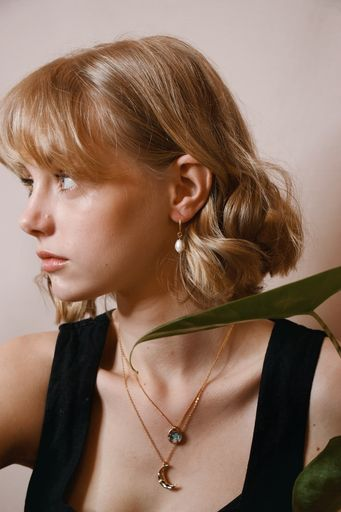
#> input picture input/55.jpeg, 341 x 512 px
$ python -i AnomalyDetection.py   (imports and definitions only)   (older library calls are emulated)
#> lines starting #> are read from the running program, lines starting #| are printed output that depends on the picture; long printed decimals are rounded
#Necessary imports
from imutils import paths
import cv2
import colour
import numpy as np
from scipy.signal import convolve2d
import math
from PIL import Image,ImageStat

class AnomalyDetection:
    def __init__(self):
        pass
    def variance_of_laplacian(self,image):
        blur_map = cv2.Laplacian(image,cv2.CV_64F)
        variance = blur_map.var()
        return blur_map, variance

    def isBlurred(self, image_path, threshold=100):
#> called with image_path = 'input/55.jpeg', threshold = 100
        image = cv2.imread(image_path)
#> image is the input picture: shape (512, 341, 3); mean B, G, R 94, 110.3, 137.4
        gray = cv2.cvtColor(image, cv2.COLOR_BGR2GRAY)
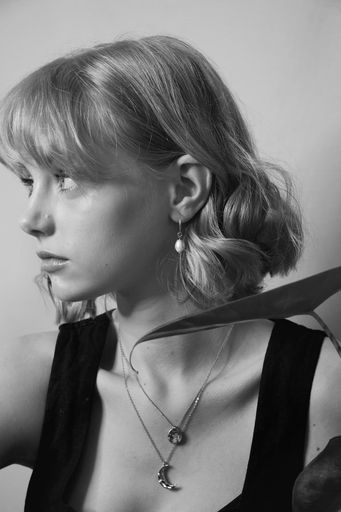
#> gray: shape (512, 341); min 0, max 250, mean 116.5
        blur_map ,laplacian_variance = self.variance_of_laplacian(gray)
#> in variance_of_laplacian, `blur_map = cv2.Laplacian(image,cv2.CV_64F)`:
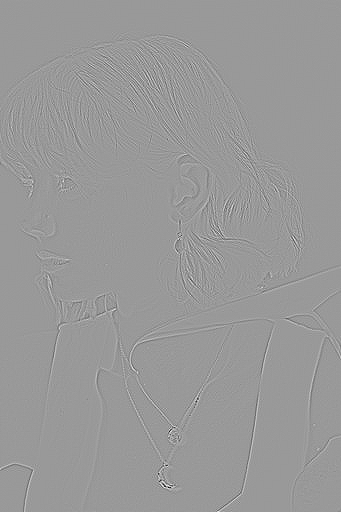
#> blur_map: shape (512, 341) float64; min -413, max 274, mean 0; drawn with min black and max white
#> in variance_of_laplacian, `variance = blur_map.var()`: variance = 454.2
#> laplacian_variance = 454.2
        save_path = "output/" + image_path.split('/')[-1]
        print(save_path)
        cv2.imwrite(save_path,blur_map)
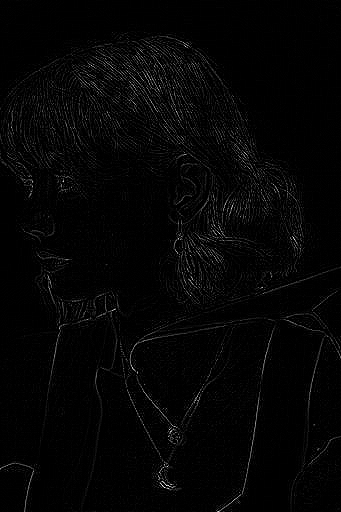
#> saved as 55.jpeg: shape (512, 341); min 0, max 255, mean 5
        print("Blur amount: ", laplacian_variance)
#| Blur amount:  454.241
        if laplacian_variance < threshold:
            return True
        return False

    # [63 lines left out: functions estimate_noise, isNoisy, isGreyish, isColorBalanced, brightness, isLightBalanced, not called in this run]


# [8 lines not run here, left out]
    # [26 lines of commented-out code are left out]


>>> result = AnomalyDetection().isBlurred('input/55.jpeg')

$ run again, on input/63.jpeg
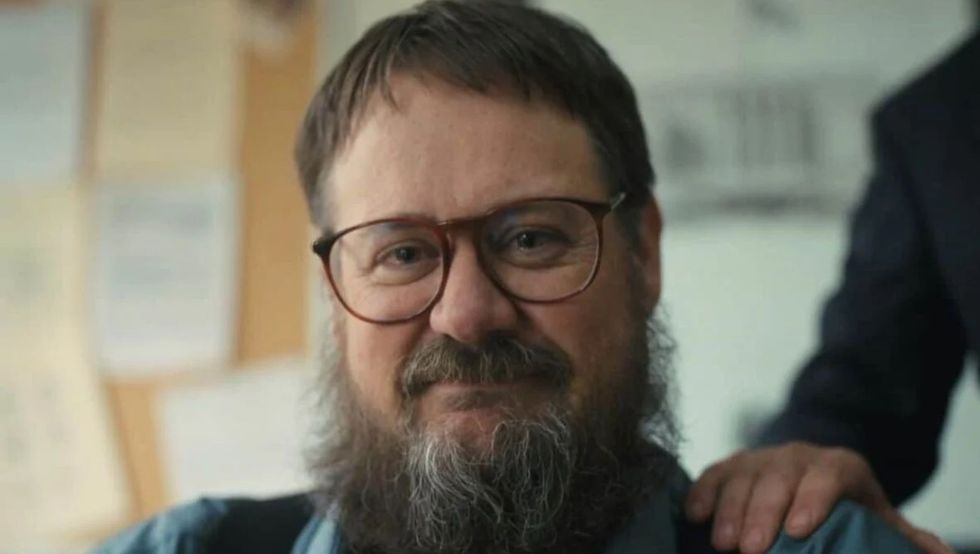
#> input picture input/63.jpeg, 980 x 554 px
#> in isBlurred, image is the input picture: shape (554, 980, 3); mean B, G, R 103.9, 117.4, 121.2
#> in variance_of_laplacian, `blur_map = cv2.Laplacian(image,cv2.CV_64F)`:
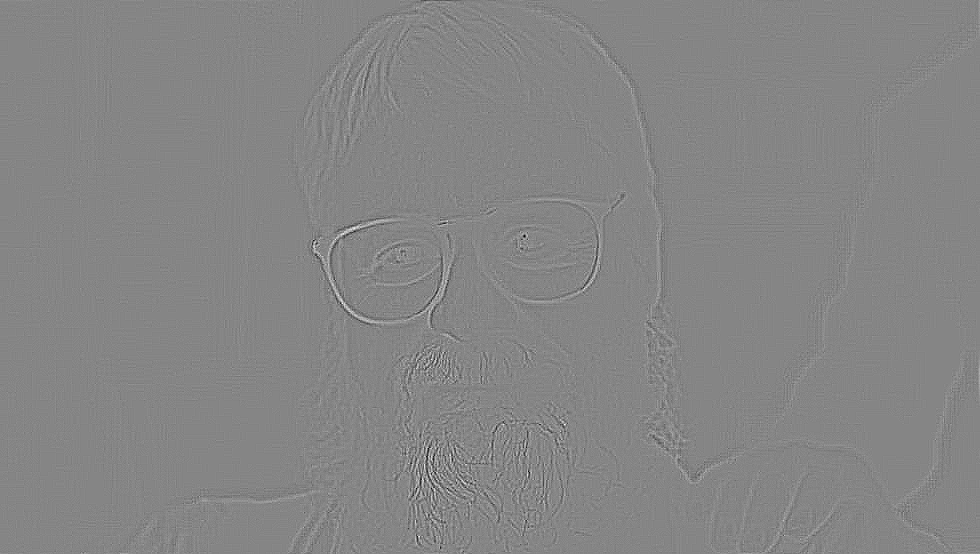
#> blur_map: shape (554, 980) float64; min -76, max 69, mean 0; drawn with min black and max white
#> variance = 15.68
#> in isBlurred, `cv2.imwrite(save_path,blur_map)`:
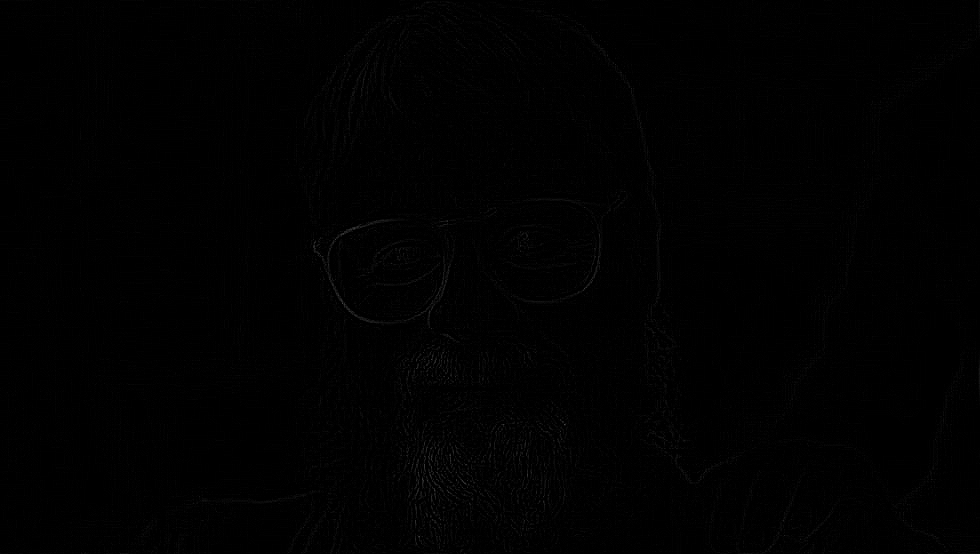
#> saved as 63.jpeg: shape (554, 980); min 0, max 69, mean 1.1
#| Blur amount:  15.679

$ run again, on input/70.jpeg
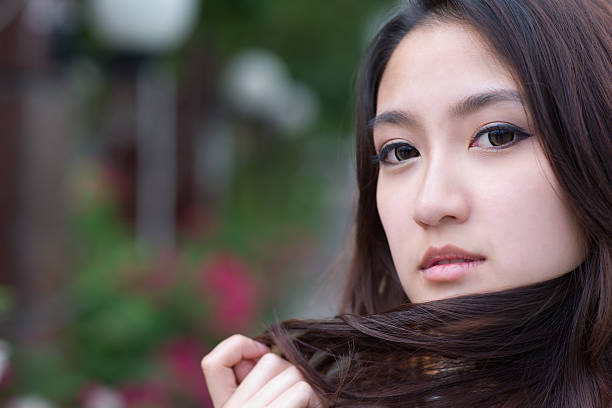
#> input picture input/70.jpeg, 612 x 408 px
#> in isBlurred, image is the input picture: shape (408, 612, 3); mean B, G, R 81.2, 83.9, 92.4
#> in variance_of_laplacian, `blur_map = cv2.Laplacian(image,cv2.CV_64F)`:
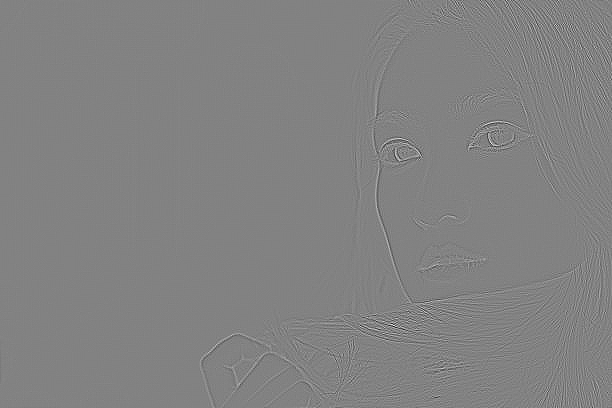
#> blur_map: shape (408, 612) float64; min -301, max 288, mean 0; drawn with min black and max white
#> variance = 299.7
#> in isBlurred, `cv2.imwrite(save_path,blur_map)`:
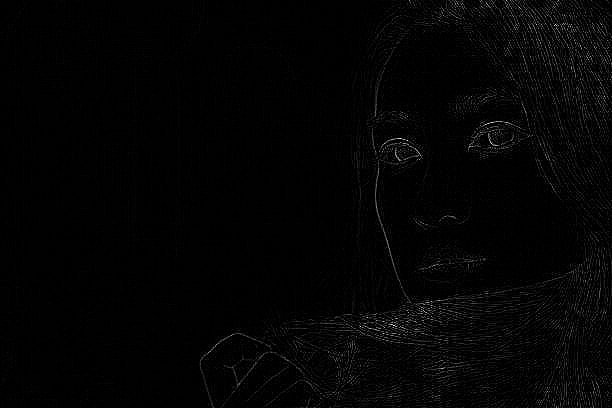
#> saved as 70.jpeg: shape (408, 612); min 0, max 255, mean 3.8
#| Blur amount:  299.737

$ run again, on input/71.jpeg
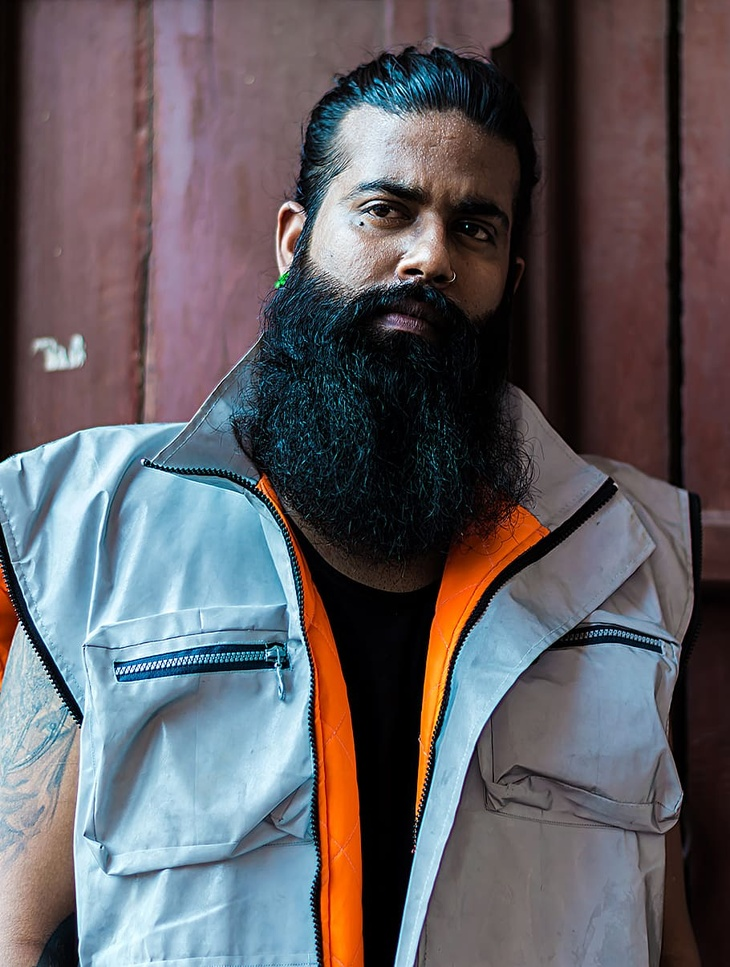
#> input picture input/71.jpeg, 730 x 967 px, shrunk from 910 x 1206 before the run
#> in isBlurred, image is the input picture: shape (967, 730, 3); mean B, G, R 98, 92.9, 96.9
#> in variance_of_laplacian, `blur_map = cv2.Laplacian(image,cv2.CV_64F)`:
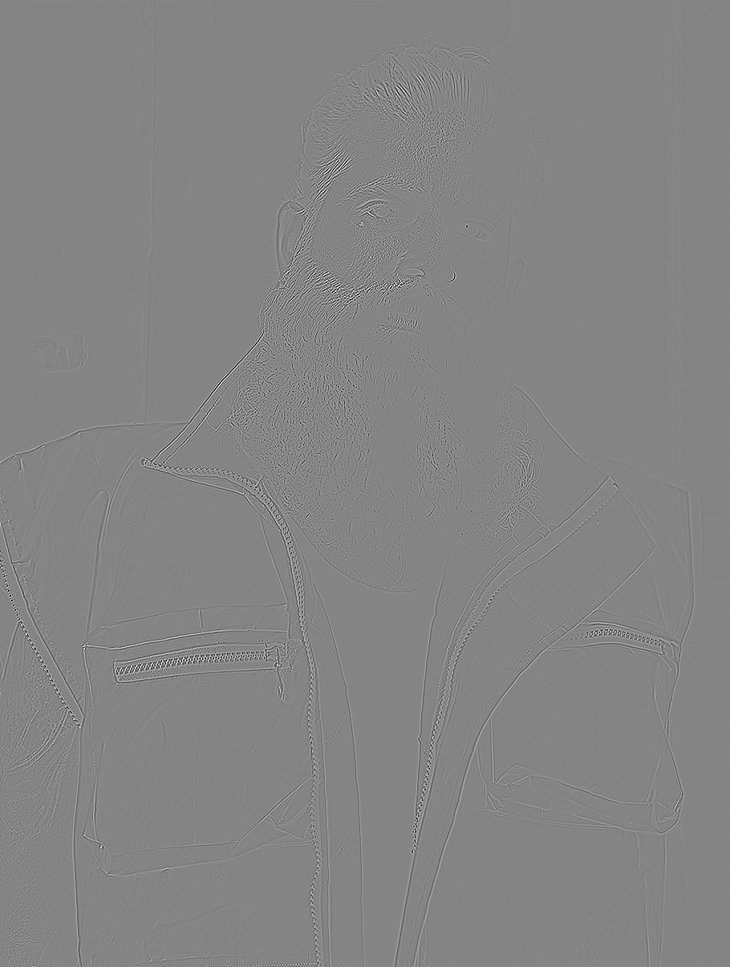
#> blur_map: shape (967, 730) float64; min -578, max 531, mean 0; drawn with min black and max white
#> variance = 1152.3
#> in isBlurred, `cv2.imwrite(save_path,blur_map)`:
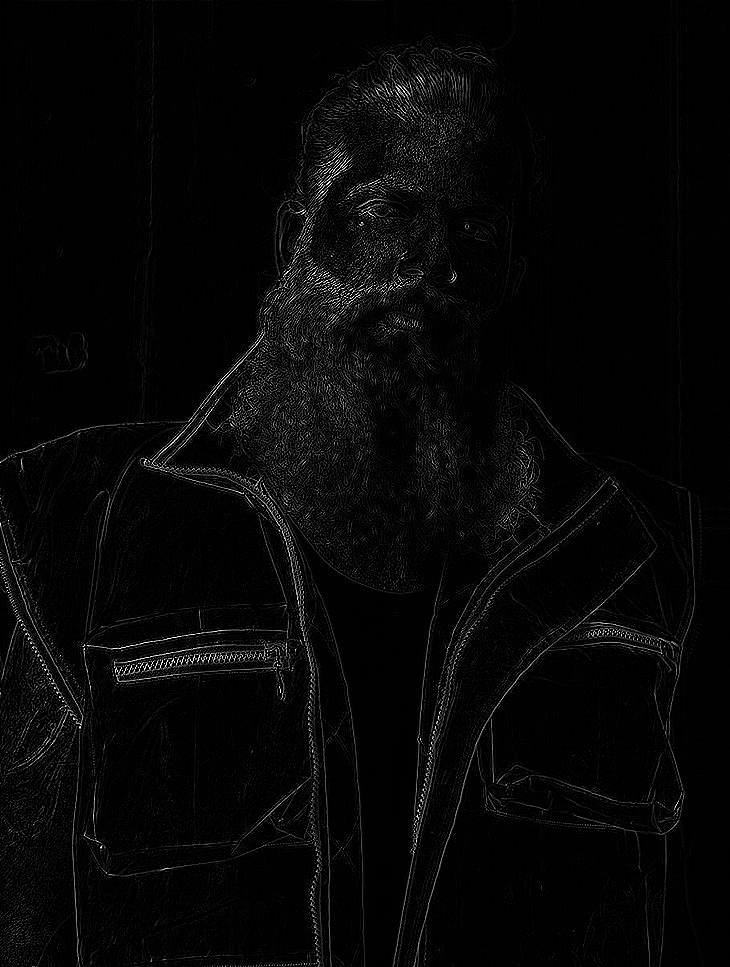
#> saved as 71.jpeg: shape (967, 730); min 0, max 255, mean 6.8
#| Blur amount:  1152.345
